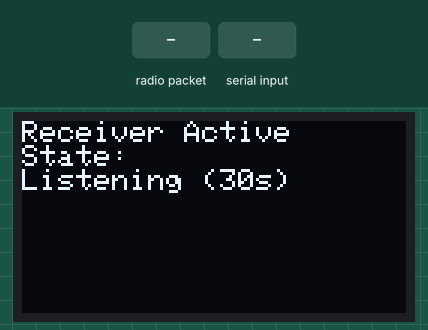
A sketch run on a simulated Arduino Uno, built for the host (arithmetic inside an expression is 32-bit, double 64-bit). Parts: 128×64 one-colour display. Inputs (shaded band) come from the test bench. No radio packets arrive unless stated; what the sketch prints to the serial monitor is not drawn.

Above: at 0.3 s.
1.7 s: radio packet "time:" arrives
At 2.4 s:
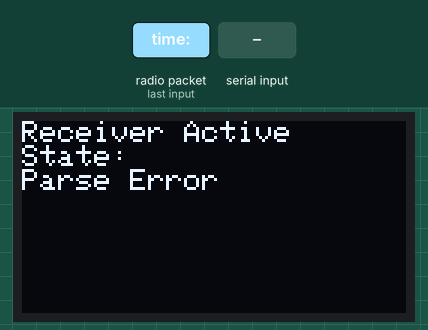
4.7 s: "SYN:\n" received over Serial
At 5.8 s:
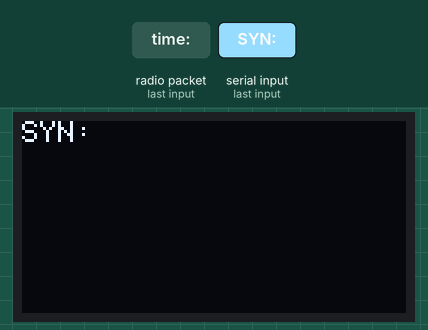
6.2 s: radio packet "SYN:" arrives
At 6.52 s:
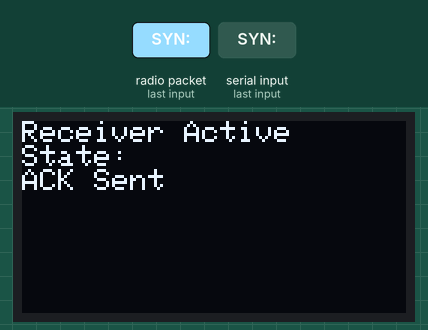
8.1 s: "DATA:\n" received over Serial
At 8.5 s:
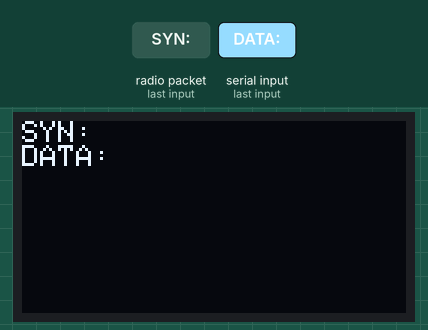
Timing chart, 0 to 11.1 s (numbered marks = the images above; inputs shaded):
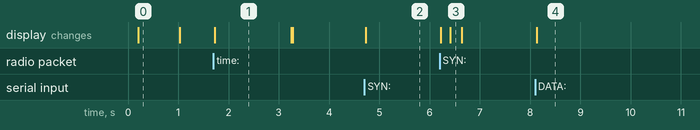

The sketch:

reciever.ino
```cpp
#include <SPI.h>
#include <LoRa.h>
#include <Wire.h>
#include <Adafruit_GFX.h>
#include <Adafruit_SSD1306.h>
#include <vector>
#include <EEPROM.h>

#define WIFI_SSID "YourWiFiSSID"
#define WIFI_PASS "YourWiFiPassword"
#define OTA_CHECK_INTERVAL_HOURS 6
#define OTA_URL "https://raw.githubusercontent.com/CasuallyC0ding/Lora_Epaper/main/receiver.ino.bin"

#define LORA_FREQ 868E6
#define SCK 5
#define MISO 19
#define MOSI 27
#define SS 18
#define RST 14
#define DIO0 26
#define EEPROM_SIZE 256
#define MSG_ADDR 0

#define SCREEN_WIDTH 128
#define SCREEN_HEIGHT 64
#define OLED_RESET -1

Adafruit_SSD1306 display(SCREEN_WIDTH, SCREEN_HEIGHT, &Wire, OLED_RESET);
bool loraWindowActive = false;
unsigned long windowStartTime = 0;
int broadcastCount = 0;
unsigned long lastBroadcastTime = 0;


enum ReceiverState {
  WAITING_FOR_SYN,
  ACK_SENT,
  WAITING_FOR_DATA,
  DATA_RECEIVED,
  PARSE_ERROR
};

ReceiverState state = WAITING_FOR_SYN;
unsigned long lastUpdateCheck = 0;

struct Message {
  String sender;
  String text;
  unsigned long timestamp;
};

struct CalendarEvent {
  String label;
  unsigned long start;
  unsigned long end;
};

std::vector<Message> messages;
std::vector<CalendarEvent> calendarEvents;

const unsigned long MESSAGE_LIFETIME = 15000;  // 15 sec
unsigned long currentUnixTime = 0; // From server
// remember the MAC from the last SYN so we can forward it on DATA
static String lastMac = "";


void updateDisplayWithState(const String &msg) {
  display.clearDisplay();
  display.setCursor(0, 0);
  display.setTextSize(1);
  display.setTextColor(SSD1306_WHITE);
  display.println("Receiver Active");
  display.println("State:");
  display.println(msg);
  display.display();
}
void updateDisplayWithMessages() {
  display.clearDisplay();
  display.setCursor(0, 0);
  display.setTextSize(1);
  display.setTextColor(SSD1306_WHITE);

  int lines = 0;

  for (auto &e : calendarEvents) {
    if (currentUnixTime >= e.start && currentUnixTime <= e.end) {
      time_t localEndTime = e.end;
      struct tm *timeinfo = localtime(&localEndTime);
      char timeStr[6];
      snprintf(timeStr, sizeof(timeStr), "%02d:%02d", timeinfo->tm_hour, timeinfo->tm_min);
      display.println(e.label + " ends: " + String(timeStr));
      lines++;
      if (lines >= 6) break;
    }
  }

  for (int i = 0; i < messages.size(); i++) {
    if (lines >= 6) break;
    display.println(messages[i].sender + ": " + messages[i].text);
    lines++;
  }

  display.display();

  // 💾 Save the topmost message to EEPROM with a 15s lifetime
  if (!messages.empty()) {
    String msg = messages[0].sender + ": " + messages[0].text;
    char msgBuffer[101];
    msg.substring(0, 100).toCharArray(msgBuffer, 101);
    uint32_t start = currentUnixTime;
    uint32_t end = start + 15;

    EEPROM.put(0, start);
    EEPROM.put(4, end);
    EEPROM.put(8, msgBuffer);
    EEPROM.commit();
  }
}


void pruneOldMessages() {
  unsigned long now = millis();
  messages.erase(
    std::remove_if(messages.begin(), messages.end(),
                   [now](const Message &msg) {
                     return now - msg.timestamp > MESSAGE_LIFETIME;
                   }),
    messages.end());
}

void pruneExpiredCalendarEvents() {
  calendarEvents.erase(
    std::remove_if(calendarEvents.begin(), calendarEvents.end(),
                   [](const CalendarEvent &e) {
                     return e.end < time(nullptr);
                   }),
    calendarEvents.end());
}


void handleSerialInput() {
  if (Serial.available()) {
    String incoming = Serial.readStringUntil('\n');
    incoming.trim();

    // Time sync
    if (incoming.startsWith("time:")) {
      currentUnixTime = incoming.substring(5).toInt();
      return;
    }

    // Calendar format: calendar:Lecture:Start=1721722800:End=1721726400
    if (incoming.startsWith("calendar:")) {
      int labelStart = 9;
      int labelEnd = incoming.indexOf(':', labelStart);
      String label = incoming.substring(labelStart, labelEnd);
      int sIdx = incoming.indexOf("Start=") + 6;
      int eIdx = incoming.indexOf("End=") + 4;

      unsigned long startT = incoming.substring(sIdx, incoming.indexOf(':', sIdx)).toInt();
      unsigned long endT = incoming.substring(eIdx).toInt();

      calendarEvents.push_back({ label, startT, endT });
      return;
    }

    int colon = incoming.indexOf(':');
    if (colon > 0) {
      String sender = incoming.substring(0, colon);
      String msg = incoming.substring(colon + 1);
      messages.push_back({sender, msg, millis()});
    }

    pruneOldMessages();
    pruneExpiredCalendarEvents();
    updateDisplayWithMessages();
  }
}

void handleLoRa() {
  int packetSize = LoRa.parsePacket();
  if (packetSize) {
    String incoming = "";
    while (LoRa.available()) incoming += (char)LoRa.read();
    incoming.trim();

    if (incoming.startsWith("SYN:")) {
      String mac = incoming.substring(4);
      lastMac = mac; // ⬅ Store MAC for later DATA
      updateDisplayWithState("SYN Received");
      state = ACK_SENT;

      delay(100);
      LoRa.beginPacket();
      LoRa.print("ACK");
      LoRa.endPacket();
      updateDisplayWithState("ACK Sent");

      delay(200);
      LoRa.receive();
      state = WAITING_FOR_DATA;
      return;
    }

    if (incoming.startsWith("DATA:")) {
      incoming = incoming.substring(5);
    }

    int colons = 0;
    for (char c : incoming) if (c == ':') colons++;

    if (colons == 7) {
      int indices[8], count = 0;
      for (int i = 0; i < incoming.length(); i++)
        if (incoming.charAt(i) == ':') indices[count++] = i;

      String deviceID = incoming.substring(indices[5] + 1, indices[6]);
      String battStr = incoming.substring(indices[6] + 1);

      // 🟢 Forward readings to Python over Serial
      Serial.println("MAC:" + lastMac);
      Serial.println("ID:" + deviceID);
      Serial.println("Battery:" + battStr);

      messages.push_back({ "ID " + deviceID, "Battery " + battStr + "%", millis() });

      state = DATA_RECEIVED;
      delay(2000);
      updateDisplayWithState("Waiting for SYN...");
      state = WAITING_FOR_SYN;
    } else {
      updateDisplayWithState("Parse Error");
      state = PARSE_ERROR;
      delay(1500);
      updateDisplayWithState("Waiting for SYN...");
      state = WAITING_FOR_SYN;
    }

    LoRa.receive();
  }
}

void sendGetMsgAndStartWindow() {
  Serial.println("GET_MSG");
  delay(100); // Let it send

  // 🟢 Start 30s LoRa active window
  loraWindowActive = true;
  windowStartTime = millis();
  broadcastCount = 0;
  lastBroadcastTime = 0;

  LoRa.receive();
  updateDisplayWithState("Listening (30s)");
}

void setup() {
  Serial.begin(115200);

  if (!display.begin(SSD1306_SWITCHCAPVCC, 0x3C)) while (1);
  display.setTextSize(1);
  display.setTextColor(SSD1306_WHITE);
  updateDisplayWithState("Waking Up...");

  SPI.begin(SCK, MISO, MOSI, SS);
  LoRa.setPins(SS, RST, DIO0);
  if (!LoRa.begin(LORA_FREQ)) {
    updateDisplayWithState("LoRa Init Failed");
    while (1);
  }

  sendGetMsgAndStartWindow();
}

void loop() {
  handleSerialInput();
  handleLoRa();

  // 🔄 Request new messages from server every 2 seconds
  static unsigned long lastGet = 0;
  if (millis() - lastGet >= 2000) { // 2000 ms = 2 seconds
    Serial.println("GET_MSG");
    lastGet = millis();
  }

  // ⏱ Time and message cleanup every 1 second
  static unsigned long lastSync = 0;
  if (millis() - lastSync >= 1000) {
    lastSync = millis();
    currentUnixTime++;
    pruneOldMessages();
    pruneExpiredCalendarEvents();
    updateDisplayWithMessages();
  }

  // 📡 Keep LoRa receiver always active
  if (!loraWindowActive) {
    loraWindowActive = true;
    LoRa.receive();
  }

  // 💤 Removed deep sleep logic so device stays awake
  // esp_sleep_enable_timer_wakeup(20 * 1000000ULL);
  // esp_deep_sleep_start();
}
```

Measured:
- after the input at 1.7 s, the display: changes at once (image 1)
- after the input at 4.7 s, the display: changes at once (image 2)
- after the input at 6.2 s, the display: first changes at once (image 3 shows a later state)
- after the input at 8.1 s, the display: changes at once (image 4)
- what the display in image 0 shows lasts 0.8 s, from 0.2 s to 1.0 s
- what the display in image 1 shows lasts 1.6 s, from 1.7 s to 3.3 s
